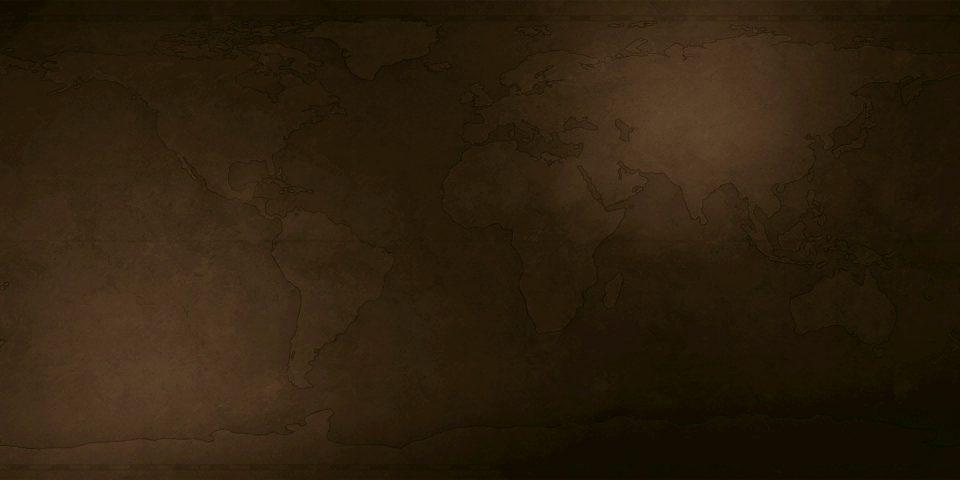
#> input picture assets/bg_loading_default.png, 1920 x 960 px (shown at 1/2 size); its folder holds only this picture in this run
$ python -i religions.py   (imports and definitions only)
#> lines starting #> are read from the running program, lines starting #| are printed output that depends on the picture; after the words box and inside, x2 and y2 are one past the last pixel; in counts of white or black regions, pixels touching at a corner belong together
"""New religions: specs, validation and their mod file fragments.

A religion spec is a plain dict:
    id (stable across renames; leaders that favor the religion refer to
    it by id), name, icon_path (custom icon image) or icon_from (a game
    religion whose icon it uses), color ((r, g, b): its color on the map,
    in the religion lens and on its icon's badge), glow (add a soft glow
    around the icon image's shapes, like the game's own religion icons
    have), glow_strength (1-100) and opacity (10-100: how see-through
    the icon image is, its glow included), pedia {history} (its
    Civilopedia page: paragraphs separated by a blank line), moment
    {path, mask, half, sepia} (the "religion founded" historic moment's
    picture; no path: automatic, see religion_moments), renameable (the
    player names it when founding it, like the game's spare "Custom
    Religion"s; its name is then only its label in the founding list).

The game needs a Religions row (with a Colors row for its color) and an
icon named ICON_<ReligionType> at the sizes the UI asks for. A religion
appears on the religion-founding screen by itself; how many religions a
game allows depends on the map size, not on how many exist.
"""

import functools
import os
import random
import uuid

from .texts import history_paragraphs, loc_text
from .util import slug_for_name, sql_str

# The UI's religion icon sizes (Icons_Religions.xml: 22 / 50 / 100 in
# ICON_ATLAS_RELIGIONS, 270 in an atlas per religion)
RELIGION_ICON_SIZES = [22, 50, 100, 270]
DEFAULT_RELIGION_COLOR = (200, 160, 60)
# the icon of a religion without an icon of its own (or whose image
# could not be cooked)
FALLBACK_RELIGION_ICON = "RELIGION_CUSTOM_1"
# The soft glow around an icon's shapes: its blur radius, as a share of
# the icon's size (so every size looks alike), and its strength
GLOW_RADIUS = 0.03
DEFAULT_GLOW_STRENGTH = 50
# the icon image's opacity, in percent (below the minimum it would be
# nearly invisible)
MIN_OPACITY, MAX_OPACITY = 10, 100

# The "religion founded" historic moment (Rise and Fall / Gathering
# Storm): its picture is keyed by the religion and drawn on the left page
# of the game's book picture (HistoricMoments.xml: ReligionIllustration,
# 166 x 122)
MOMENT_RELIGION = ("MOMENT_ILLUSTRATION_RELIGION", "MOMENT_DATA_RELIGION")
RELIGION_MOMENT_SIZE = (166, 122)
# the game's pictures: the symbol in brown ink, foreshortened like the
# page, about 105 x 78 around this centre
INK_COLOR = (70, 52, 22)
INK_ALPHA = 0.85
INK_BOX = (105, 78)
# In the game the picture shows a little higher on the book than the
# preview put it. This many pixels move the ink symbol down in the
# picture, and the picture up on the preview's book - so the preview
# looks the same and the game shows the symbol where the preview does.
# Fine-tune it here: larger moves the symbol further down in the game.
GAME_Y_CORRECTION = 8
INK_CENTRE = (88, 57 + GAME_Y_CORRECTION)
# The book the game draws the picture on (456 x 332, uncooked only in the
# SDK Assets; for previews - the mod never contains it), and where on it
# the picture goes: centred, moved by this offset (ReligionIllustration's
# Offset="-47,47", corrected as above)
MOMENT_BOOK_TEXTURE = "PM_FoundedReligion"
MOMENT_PAGE_OFFSET = (-47, 47 - GAME_Y_CORRECTION)
INK_SQUASH = 0.74
# The symbol's angle, in degrees. Slant: a shear like the page's slope
# (negative: the bottom leans right, as in the game's own pictures);
# rotation: anticlockwise.
DEFAULT_INK_SLANT = -14       # (measured on the game's Buddhism picture)
MAX_INK_SLANT, MAX_INK_ROTATION = 30, 45
# Its size (percent of INK_BOX) and place (pixels from INK_CENTRE, right
# and down); it is always kept inside the picture
MIN_INK_SCALE, MAX_INK_SCALE = 50, 150
MAX_INK_X, MAX_INK_Y = 40, 30
# the moment spec's ink keys: (key, default, low, high)
INK_SETTINGS = [("ink_slant", DEFAULT_INK_SLANT, -MAX_INK_SLANT,
                 MAX_INK_SLANT),
                ("ink_rotation", 0, -MAX_INK_ROTATION, MAX_INK_ROTATION),
                ("ink_scale", 100, MIN_INK_SCALE, MAX_INK_SCALE),
                ("ink_x", 0, -MAX_INK_X, MAX_INK_X),
                ("ink_y", 0, -MAX_INK_Y, MAX_INK_Y)]


def new_moment_spec():
    return dict({"path": "", "mask": False, "half": False, "sepia": False},
                **{key: default for key, default, _, _ in INK_SETTINGS})


def ink_settings(moment):
    """The ink keys of a moment spec, read and kept in range (an older
    spec without them gets the defaults)."""
    out = {}
    for key, default, low, high in INK_SETTINGS:
        try:
            value = float(moment.get(key, default))
        except (TypeError, ValueError):
            value = default
        out[key] = max(low, min(high, value))
    return out


# [8 lines left out: function new_religion_spec, not called in this run]


def religion_moment_ink(icon_path, slant=DEFAULT_INK_SLANT, rotation=0,
                        scale=100, x=0, y=0):
    """The religion's icon as the game draws religion symbols in the
    "religion founded" moment: a brown ink stamp, foreshortened like the
    book's page, with a grainy texture (RELIGION_MOMENT_SIZE RGBA). Only
    the image's shapes count (its colors, glow and opacity do not).
    slant / rotation: its angle in degrees (see DEFAULT_INK_SLANT);
    scale: its size in percent; x / y: its place, in pixels right / down
    of where the game's symbols are (see INK_SETTINGS)."""
    import math
    from PIL import Image, ImageChops, ImageFilter
    settings = ink_settings({"ink_slant": slant, "ink_rotation": rotation,
                             "ink_scale": scale, "ink_x": x, "ink_y": y})
    slant, rotation = settings["ink_slant"], settings["ink_rotation"]
    img = Image.open(icon_path).convert("RGBA")
#> img is the input picture: PIL image 1920x960 RGBA; mean R, G, B, A 45.6, 31.4, 13.3, 255
    w, h = img.size
#> w = 1920; h = 960
    side = min(w, h)
#> side = 960
    img = img.crop(((w - side) // 2, (h - side) // 2,
                    (w - side) // 2 + side, (h - side) // 2 + side))
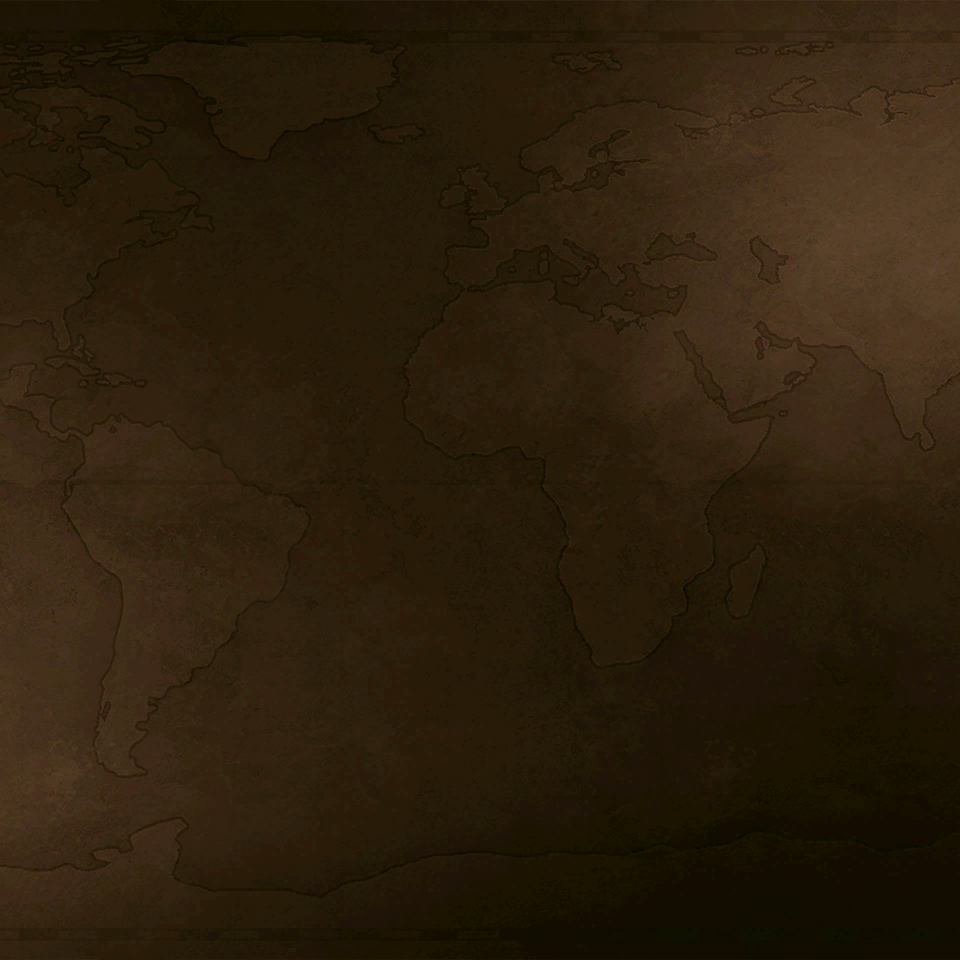
#> img: PIL image 960x960 RGBA; mean R, G, B, A 44.3, 30.5, 12.3, 255; transparent parts drawn white
    work = 200
    shape = img.resize((work, work), Image.LANCZOS).getchannel("A")
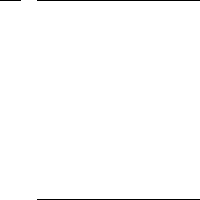
#> shape: PIL image 200x200 L; values 254 (black) and 255 (white), 99.1% white; black in thin lines or dots
    # thin outline icons: a little bolder, like stamped ink
    shape = shape.filter(ImageFilter.MaxFilter(5))
#> shape: PIL image 200x200 L; every value is 255
    out = Image.new("RGBA", RELIGION_MOMENT_SIZE, INK_COLOR + (0,))
    if rotation:
        shape = shape.rotate(rotation, resample=Image.BICUBIC, expand=True)
    bbox = shape.getbbox()
#> bbox = (0, 0, 200, 200)
    if not bbox:
        return out
    shape = shape.crop(bbox)
    # squash: the page is seen at an angle
    shape = shape.resize((shape.width, max(1, int(round(
        shape.height * INK_SQUASH)))), Image.LANCZOS)
#> shape: PIL image 200x148 L; every value is 255
    # slant, like the page's slope: output x takes source x + k * y + c
    # (k < 0: the bottom rows move right)
    k = math.tan(math.radians(slant))
    if k:
        grow = int(math.ceil(abs(k) * shape.height))
#> grow = 37
        shape = shape.transform(
            (shape.width + grow, shape.height), Image.AFFINE,
            (1, k, -grow if k > 0 else 0, 0, 1, 0),
            resample=Image.BICUBIC)
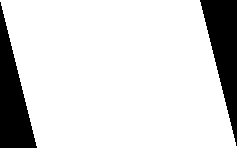
#> shape: PIL image 237x148 L; 84.4% white; 2 black regions, box (x1, y1, x2, y2) and area: (200, 0, 237, 146) 2738, (0, 2, 37, 148) 2738
        shape = shape.crop(shape.getbbox() or (0, 0) + shape.size)
    # fit the page's box (whatever the angle), at the chosen size - never
    # larger than the picture
    size = settings["ink_scale"] / 100.0
    box_w = min(INK_BOX[0] * size, RELIGION_MOMENT_SIZE[0])
    box_h = min(INK_BOX[1] * size, RELIGION_MOMENT_SIZE[1])
    fit = min(box_w / float(shape.width), box_h / float(shape.height))
#> fit = 0.443
    shape = shape.resize((max(1, int(round(shape.width * fit))),
                          max(1, int(round(shape.height * fit)))),
                         Image.LANCZOS)
#> shape: PIL image 105x66 L
    # grain, mottled like worn ink (seeded: the same every build)
    rnd = random.Random(1)
    grain = Image.frombytes("L", shape.size, bytes(
        rnd.randrange(170, 256) for _ in range(shape.width * shape.height)))
    grain = grain.filter(ImageFilter.GaussianBlur(0.7))
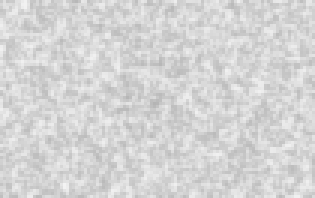
#> grain: PIL image 105x66 L (shown 3 times larger); min 180, max 243, mean 212.6
    alpha = ImageChops.multiply(
        shape.point(lambda v: int(v * INK_ALPHA)), grain)
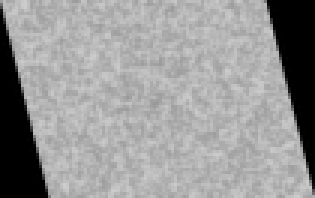
#> alpha: PIL image 105x66 L (shown 3 times larger); min 0, max 205, mean 151.5
    layer = Image.new("RGBA", shape.size, INK_COLOR + (0,))
    layer.putalpha(alpha)
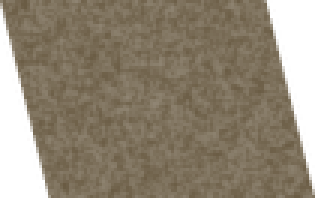
#> layer: PIL image 105x66 RGBA (shown 3 times larger); mean R, G, B, A 70, 52, 22, 151.5; transparent parts drawn white
    # its place, kept inside the picture
    left = INK_CENTRE[0] + int(round(settings["ink_x"])) - shape.width // 2
#> left = 36
    top = INK_CENTRE[1] + int(round(settings["ink_y"])) - shape.height // 2
#> top = 32
    left = max(0, min(out.width - shape.width, left))
    top = max(0, min(out.height - shape.height, top))
    out.alpha_composite(layer, (left, top))
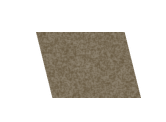
#> out: PIL image 166x122 RGBA; mean R, G, B, A 70, 52, 22, 51.8; transparent parts drawn white
    return out


# [58 lines left out: functions icon_opacity, glow_strength, add_glow, fade, glowing_icon, not called in this run]


def religion_slug(spec, prefix=""):
    return slug_for_name(spec.get("name"), prefix, kind="RELIGION")


# [253 lines left out: functions _color, normalize_religion, sdk_texture, moment_book, game_moment_picture, on_book and 7 more, not called in this run]

>>> result = religion_moment_ink('../assets/bg_loading_default.png')
